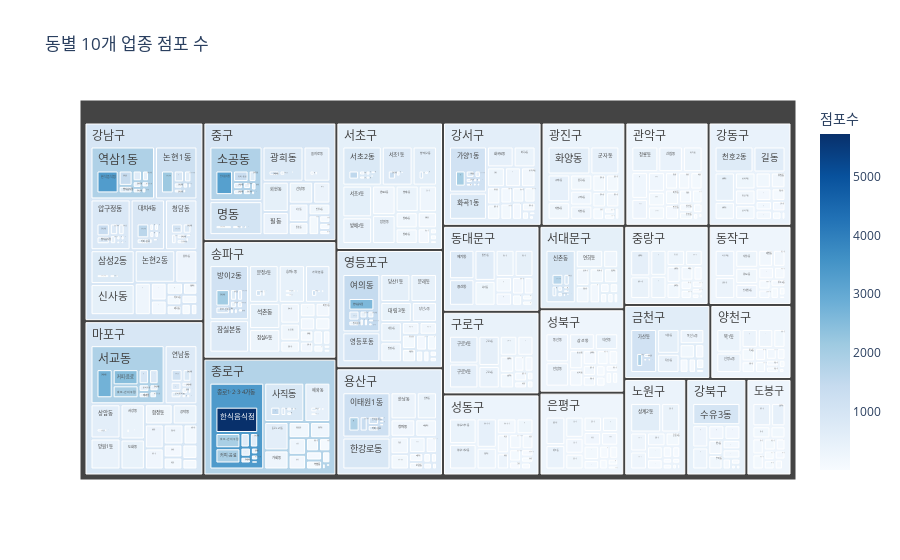

Notebook source saved alongside this figure:
### Markdown cell above
#### 동별 업종 점포수 시각화

### Code cell
fig_dong = px.treemap(df_dong,
                      path=['구', '동', '업종명'],
                      values='점포수',
                      color='점포수',
                      color_continuous_scale='Blues',
                      title='동별 10개 업종 점포 수')
fig_dong.show()

### Figure 1 — Plotly figure (JSON) as saved in the notebook; plotly's stock layout.template omitted (floating-point values rounded to 4 significant figures; data arrays with more than 128 entries replaced by an {"elided": "..."} marker saying what was removed)
{"data": [{"branchvalues": "total", "customdata": {"elided": "4271x1 float values"}, "domain": {"x": [0, 1], "y": [0, 1]}, "hovertemplate": "labels=%{label}<br>점포수_sum=%{value}<br>parent=%{parent}<br>id=%{id}<br>점포수=%{color}<extra></extra>", "ids": {"elided": "4271 str values"}, "labels": {"elided": "4271 str values"}, "marker": {"coloraxis": "coloraxis", "colors": {"elided": "4271 float values"}}, "name": "", "parents": {"elided": "4271 str values"}, "type": "treemap", "values": {"elided": "4271 float values"}}], "layout": {"coloraxis": {"colorbar": {"title": {"text": "점포수"}}, "colorscale": [[0, "rgb(247,251,255)"], [0.125, "rgb(222,235,247)"], [0.25, "rgb(198,219,239)"], [0.375, "rgb(158,202,225)"], [0.5, "rgb(107,174,214)"], [0.625, "rgb(66,146,198)"], [0.75, "rgb(33,113,181)"], [0.875, "rgb(8,81,156)"], [1, "rgb(8,48,107)"]]}, "legend": {"tracegroupgap": 0}, "title": {"text": "동별 10개 업종 점포 수"}}}
